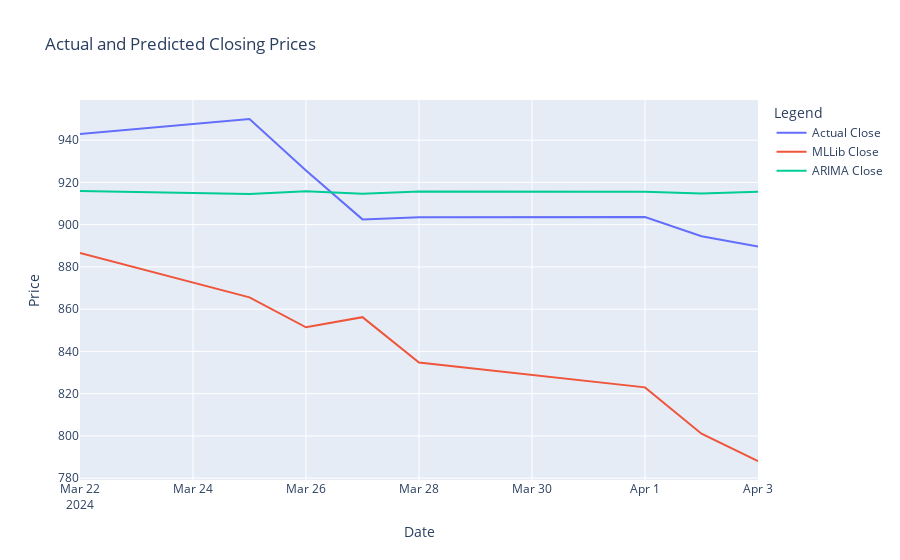

This figure's notebook cell:
### Markdown cell above
now we have created a graph to compare this value and in this graph we can compare the actual closing values with MLLib forecasts and ARIMA forecasts.

### Code cell
import plotly.graph_objs as go

# Create Plotly Scatter objects
trace_actual = go.Scatter(
    x=merged_df.index,
    y=merged_df['Close'],
    mode='lines',
    name='Actual Close'
)
trace_MLLib = go.Scatter(
    x=merged_df.index,
    y=merged_df['MLLib_Close'],
    mode='lines',
    name='MLLib Close'
)
trace_ARIMA = go.Scatter(
    x=merged_df.index,
    y=merged_df['ARIMA_Close'],
    mode='lines',
    name='ARIMA Close'
)
# Create and show the combined graph
fig = go.Figure(data=[trace_actual, trace_MLLib,trace_ARIMA])
#fig = go.Figure(data=[trace_arima_actual])
fig.update_layout(
    title='Actual and Predicted Closing Prices',
    xaxis_title='Date',
    yaxis_title='Price',
    legend_title='Legend'
)

fig.show()

### Figure 1 — Plotly figure (JSON) as saved in the notebook; plotly's stock layout.template omitted (floating-point values rounded to 4 significant figures)
{"data": [{"mode": "lines", "name": "Actual Close", "type": "scatter", "x": ["2024-03-22T00:00:00", "2024-03-25T00:00:00", "2024-03-26T00:00:00", "2024-03-27T00:00:00", "2024-03-28T00:00:00", "2024-04-01T00:00:00", "2024-04-02T00:00:00", "2024-04-03T00:00:00"], "y": [942.9, 950.0, 925.6, 902.5, 903.6, 903.6, 894.5, 889.6]}, {"mode": "lines", "name": "MLLib Close", "type": "scatter", "x": ["2024-03-22T00:00:00", "2024-03-25T00:00:00", "2024-03-26T00:00:00", "2024-03-27T00:00:00", "2024-03-28T00:00:00", "2024-04-01T00:00:00", "2024-04-02T00:00:00", "2024-04-03T00:00:00"], "y": [886.6, 865.6, 851.4, 856.2, 834.7, 823.0, 801.0, 788.1]}, {"mode": "lines", "name": "ARIMA Close", "type": "scatter", "x": ["2024-03-22T00:00:00", "2024-03-25T00:00:00", "2024-03-26T00:00:00", "2024-03-27T00:00:00", "2024-03-28T00:00:00", "2024-04-01T00:00:00", "2024-04-02T00:00:00", "2024-04-03T00:00:00"], "y": [916.0, 914.5, 915.8, 914.6, 915.7, 915.6, 914.8, 915.5]}], "layout": {"autosize": true, "legend": {"title": {"text": "Legend"}}, "title": {"text": "Actual and Predicted Closing Prices"}, "xaxis": {"autorange": true, "range": ["2024-03-22", "2024-04-03"], "title": {"text": "Date"}, "type": "date"}, "yaxis": {"autorange": true, "range": [779.1, 959.0], "title": {"text": "Price"}, "type": "linear"}}}
